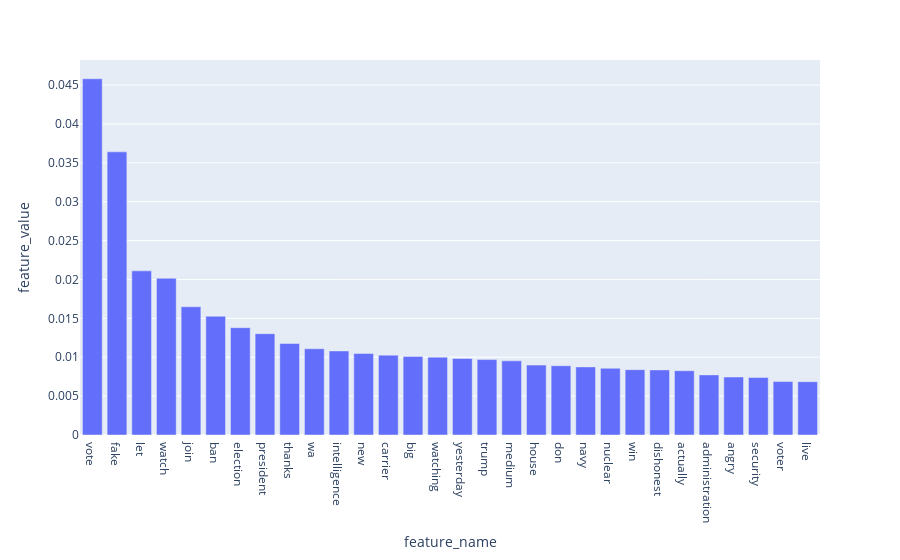

Write notebook code for a chart like this one.
### Code cell
import plotly.express as px
fig = px.bar(visual_df, x='feature_name', y='feature_value')
fig.show()

### Figure 1 — Plotly figure (JSON) as saved in the notebook; plotly's stock layout.template omitted (floating-point values rounded to 4 significant figures)
{"data": [{"alignmentgroup": "True", "hovertemplate": "feature_name=%{x}<br>feature_value=%{y}<extra></extra>", "legendgroup": "", "marker": {"color": "#636efa", "pattern": {"shape": ""}}, "name": "", "offsetgroup": "", "orientation": "v", "showlegend": false, "textposition": "auto", "type": "bar", "x": ["vote", "fake", "let", "watch", "join", "ban", "election", "president", "thanks", "wa", "intelligence", "new", "carrier", "big", "watching", "yesterday", "trump", "medium", "house", "don", "navy", "nuclear", "win", "dishonest", "actually", "administration", "angry", "security", "voter", "live"], "xaxis": "x", "y": [0.04581, 0.03641, 0.0211, 0.02015, 0.0165, 0.01527, 0.0138, 0.01303, 0.01177, 0.01109, 0.01081, 0.01048, 0.01026, 0.0101, 0.01001, 0.009847, 0.009699, 0.009538, 0.008989, 0.008905, 0.008759, 0.008578, 0.008403, 0.008372, 0.008268, 0.00773, 0.007457, 0.007391, 0.00687, 0.006851], "yaxis": "y"}], "layout": {"barmode": "relative", "legend": {"tracegroupgap": 0}, "margin": {"t": 60}, "xaxis": {"anchor": "y", "domain": [0, 1], "title": {"text": "feature_name"}}, "yaxis": {"anchor": "x", "domain": [0, 1], "title": {"text": "feature_value"}}}}
